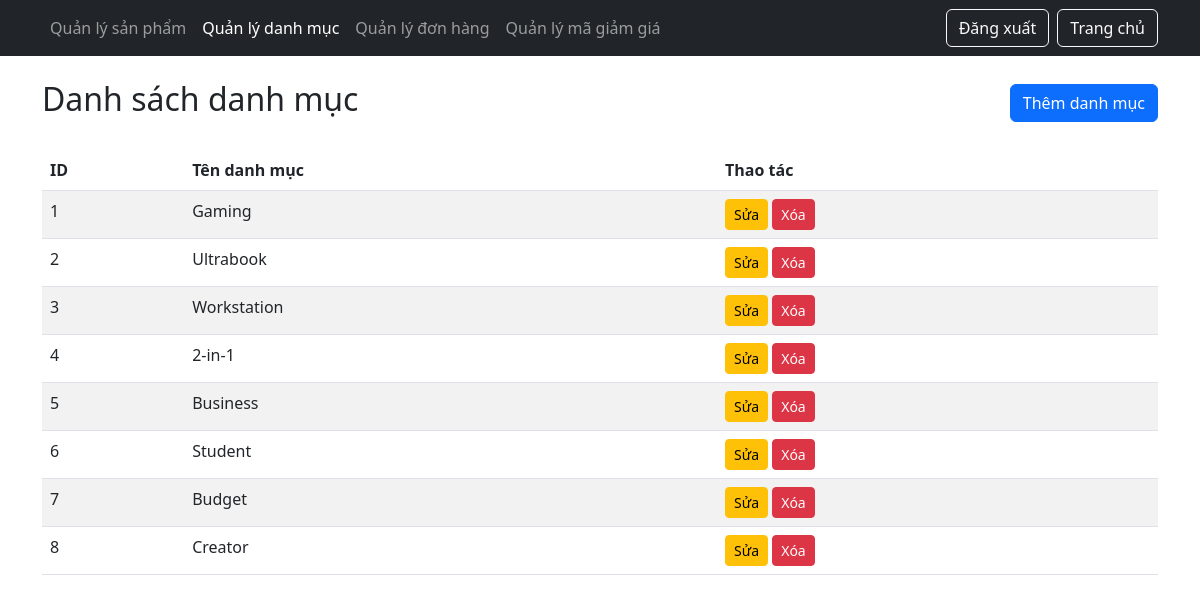
/index.php?route=admin/categories (signed in), run on the app's committed database.
### tables this page shows
CREATE TABLE `category` (
  `category_id` int NOT NULL,
  `description` varchar(255) DEFAULT NULL,
  `Name` varchar(50) DEFAULT NULL,
  `create_at` timestamp NULL DEFAULT CURRENT_TIMESTAMP
);

### Controller/CategoryController.php (called while the page is built, shortened)
<?php
require_once './Model/Category.php';
class CategoryController
{
    private $categoryModel;
    public function __construct()
    {
        $this->categoryModel = new Category();
    }
    public function listCategories()
    {
        $categories = $this->categoryModel->getAllCategory();
        require_once './Views/Admin/category_list.php';
    }
}

### Model/Category.php (called while the page is built, shortened)
<?php
class Category
{
    public function getAllCategory()
    {
        include('Connect.php');
        $sql = 'SELECT * FROM category';
        $stmt = $conn->prepare($sql);
        $stmt->execute();
        return $stmt->fetchAll(PDO::FETCH_ASSOC);
    }
}

### Views/Admin/category_list.php (the view, shortened to what this page needs)
<!DOCTYPE html>
<html lang="en">
<head>
    <link href="https://cdn.jsdelivr.net/npm/bootstrap@5.3.0/dist/css/bootstrap.min.css" rel="stylesheet">
</head>
<body>
    <nav class="navbar navbar-expand-lg navbar-dark bg-dark">
        <div class="container">
            <div class="collapse navbar-collapse">
                <ul class="navbar-nav me-auto">
                    <li class="nav-item">
                        <a class="nav-link" href="index.php?route=admin/products">Quản lý sản phẩm</a>
                    </li>
                    <li class="nav-item">
                        <a class="nav-link active" href="index.php?route=admin/categories">Quản lý danh mục</a>
                    </li>
                    <li class="nav-item">
                        <a class="nav-link" href="">Quản lý đơn hàng</a>
                    </li>
                    <li class="nav-item">
                        <a class="nav-link" href="index.php?route=admin/coupons">Quản lý mã giảm giá</a>
                    </li>
                </ul>
                <div class="d-flex">
                    <a href="index.php?route=logout" class="btn btn-outline-light me-2">Đăng xuất</a>
                    <a href="index.php" class="btn btn-outline-light">Trang chủ</a>
                </div>
            </div>
        </div>
    </nav>
    <div class="container mt-4">
        <div class="d-flex justify-content-between align-items-center mb-4">
            <h2>Danh sách danh mục</h2>
            <a href="index.php?route=admin/categories/add" class="btn btn-primary">
                <i class="fas fa-plus"></i> Thêm danh mục
            </a>
        </div>
        <div class="table-responsive">
            <table class="table table-striped">
                <thead>
                    <tr>
                        <th>ID</th>
                        <th>Tên danh mục</th>
                        <th>Thao tác</th>
                    </tr>
                </thead>
                <tbody>
                    <?php foreach ($categories as $category): ?>
                        <tr>
                            <td><?= $category['category_id'] ?></td>
                            <td><?= htmlspecialchars($category['Name']) ?></td>
                            <td>
                                <a href="index.php?route=admin/categories/edit&id=<?= $category['category_id'] ?>"
                                    class="btn btn-warning btn-sm">
                                    Sửa
                                </a>
                                <button onclick="confirmDelete(<?= $category['category_id'] ?>)"
                                    class="btn btn-danger btn-sm">
                                    Xóa
                                </button>
                            </td>
                        </tr>
                    <?php endforeach; ?>
                </tbody>
            </table>
        </div>
    </div>
</body>
</html>

### data on the page
category: category_id "1", Name "Gaming"
category: category_id "2", Name "Ultrabook"
category: category_id "3", Name "Workstation"
category: category_id "4", Name "2-in-1"
category: category_id "5", Name "Business"
category: category_id "6", Name "Student"
category: category_id "7", Name "Budget"
category: category_id "8", Name "Creator"
